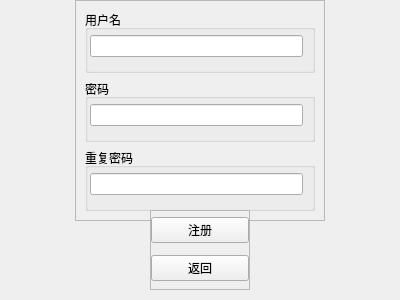
<?xml version="1.0" encoding="UTF-8"?>
<ui version="4.0">
 <class>ui_register</class>
 <widget class="QMainWindow" name="ui_register">
  <property name="geometry">
   <rect>
    <x>0</x>
    <y>0</y>
    <width>400</width>
    <height>300</height>
   </rect>
  </property>
  <property name="minimumSize">
   <size>
    <width>400</width>
    <height>300</height>
   </size>
  </property>
  <property name="maximumSize">
   <size>
    <width>400</width>
    <height>300</height>
   </size>
  </property>
  <property name="windowTitle">
   <string>MainWindow</string>
  </property>
  <widget class="QWidget" name="centralwidget">
   <widget class="QFrame" name="frame">
    <property name="geometry">
     <rect>
      <x>75</x>
      <y>0</y>
      <width>250</width>
      <height>221</height>
     </rect>
    </property>
    <property name="frameShape">
     <enum>QFrame::StyledPanel</enum>
    </property>
    <property name="frameShadow">
     <enum>QFrame::Raised</enum>
    </property>
    <layout class="QGridLayout" name="gridLayout_3">
     <item row="1" column="0">
      <widget class="QGroupBox" name="groupBox_2">
       <property name="title">
        <string>密码</string>
       </property>
       <layout class="QGridLayout" name="gridLayout_2">
        <property name="leftMargin">
         <number>2</number>
        </property>
        <property name="topMargin">
         <number>2</number>
        </property>
        <property name="rightMargin">
         <number>9</number>
        </property>
        <property name="bottomMargin">
         <number>9</number>
        </property>
        <property name="spacing">
         <number>2</number>
        </property>
        <item row="0" column="0">
         <widget class="QLineEdit" name="lineEdit_password1"/>
        </item>
       </layout>
      </widget>
     </item>
     <item row="2" column="0">
      <widget class="QGroupBox" name="groupBox_3">
       <property name="title">
        <string>重复密码</string>
       </property>
       <layout class="QGridLayout" name="gridLayout_4">
        <property name="leftMargin">
         <number>2</number>
        </property>
        <property name="topMargin">
         <number>2</number>
        </property>
        <property name="rightMargin">
         <number>9</number>
        </property>
        <property name="bottomMargin">
         <number>9</number>
        </property>
        <property name="spacing">
         <number>2</number>
        </property>
        <item row="0" column="0">
         <widget class="QLineEdit" name="lineEdit_password2"/>
        </item>
       </layout>
      </widget>
     </item>
     <item row="0" column="0">
      <widget class="QGroupBox" name="groupBox">
       <property name="title">
        <string>用户名</string>
       </property>
       <layout class="QGridLayout" name="gridLayout">
        <property name="leftMargin">
         <number>2</number>
        </property>
        <property name="topMargin">
         <number>2</number>
        </property>
        <property name="rightMargin">
         <number>9</number>
        </property>
        <property name="bottomMargin">
         <number>9</number>
        </property>
        <item row="0" column="0">
         <widget class="QLineEdit" name="lineEdit_account"/>
        </item>
       </layout>
      </widget>
     </item>
    </layout>
   </widget>
   <widget class="QFrame" name="frame_2">
    <property name="geometry">
     <rect>
      <x>150</x>
      <y>210</y>
      <width>100</width>
      <height>80</height>
     </rect>
    </property>
    <property name="frameShape">
     <enum>QFrame::StyledPanel</enum>
    </property>
    <property name="frameShadow">
     <enum>QFrame::Raised</enum>
    </property>
    <layout class="QVBoxLayout" name="verticalLayout">
     <property name="leftMargin">
      <number>0</number>
     </property>
     <property name="topMargin">
      <number>0</number>
     </property>
     <property name="rightMargin">
      <number>0</number>
     </property>
     <property name="bottomMargin">
      <number>0</number>
     </property>
     <item>
      <widget class="QPushButton" name="pushButton_regist">
       <property name="text">
        <string>注册</string>
       </property>
      </widget>
     </item>
     <item>
      <widget class="QPushButton" name="pushButton_back">
       <property name="text">
        <string>返回</string>
       </property>
      </widget>
     </item>
    </layout>
   </widget>
  </widget>
 </widget>
 <resources/>
 <connections/>
</ui>
